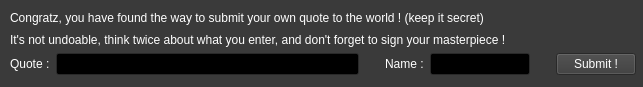
<?xml version="1.0" encoding="UTF-8"?>
<ui version="4.0">
 <class>Form</class>
 <widget class="QWidget" name="Form">
  <property name="geometry">
   <rect>
    <x>0</x>
    <y>0</y>
    <width>643</width>
    <height>87</height>
   </rect>
  </property>
  <property name="palette">
   <palette>
    <active>
     <colorrole role="WindowText">
      <brush brushstyle="SolidPattern">
       <color alpha="255">
        <red>255</red>
        <green>255</green>
        <blue>255</blue>
       </color>
      </brush>
     </colorrole>
     <colorrole role="Button">
      <brush brushstyle="SolidPattern">
       <color alpha="255">
        <red>58</red>
        <green>58</green>
        <blue>58</blue>
       </color>
      </brush>
     </colorrole>
     <colorrole role="Light">
      <brush brushstyle="SolidPattern">
       <color alpha="255">
        <red>87</red>
        <green>87</green>
        <blue>87</blue>
       </color>
      </brush>
     </colorrole>
     <colorrole role="Midlight">
      <brush brushstyle="SolidPattern">
       <color alpha="255">
        <red>72</red>
        <green>72</green>
        <blue>72</blue>
       </color>
      </brush>
     </colorrole>
     <colorrole role="Dark">
      <brush brushstyle="SolidPattern">
       <color alpha="255">
        <red>29</red>
        <green>29</green>
        <blue>29</blue>
       </color>
      </brush>
     </colorrole>
     <colorrole role="Mid">
      <brush brushstyle="SolidPattern">
       <color alpha="255">
        <red>38</red>
        <green>38</green>
        <blue>38</blue>
       </color>
      </brush>
     </colorrole>
     <colorrole role="Text">
      <brush brushstyle="SolidPattern">
       <color alpha="255">
        <red>255</red>
        <green>255</green>
        <blue>255</blue>
       </color>
      </brush>
     </colorrole>
     <colorrole role="BrightText">
      <brush brushstyle="SolidPattern">
       <color alpha="255">
        <red>255</red>
        <green>255</green>
        <blue>255</blue>
       </color>
      </brush>
     </colorrole>
     <colorrole role="ButtonText">
      <brush brushstyle="SolidPattern">
       <color alpha="255">
        <red>255</red>
        <green>255</green>
        <blue>255</blue>
       </color>
      </brush>
     </colorrole>
     <colorrole role="Base">
      <brush brushstyle="SolidPattern">
       <color alpha="255">
        <red>0</red>
        <green>0</green>
        <blue>0</blue>
       </color>
      </brush>
     </colorrole>
     <colorrole role="Window">
      <brush brushstyle="SolidPattern">
       <color alpha="255">
        <red>58</red>
        <green>58</green>
        <blue>58</blue>
       </color>
      </brush>
     </colorrole>
     <colorrole role="Shadow">
      <brush brushstyle="SolidPattern">
       <color alpha="255">
        <red>0</red>
        <green>0</green>
        <blue>0</blue>
       </color>
      </brush>
     </colorrole>
     <colorrole role="AlternateBase">
      <brush brushstyle="SolidPattern">
       <color alpha="255">
        <red>29</red>
        <green>29</green>
        <blue>29</blue>
       </color>
      </brush>
     </colorrole>
     <colorrole role="ToolTipBase">
      <brush brushstyle="SolidPattern">
       <color alpha="255">
        <red>255</red>
        <green>255</green>
        <blue>220</blue>
       </color>
      </brush>
     </colorrole>
     <colorrole role="ToolTipText">
      <brush brushstyle="SolidPattern">
       <color alpha="255">
        <red>0</red>
        <green>0</green>
        <blue>0</blue>
       </color>
      </brush>
     </colorrole>
    </active>
    <inactive>
     <colorrole role="WindowText">
      <brush brushstyle="SolidPattern">
       <color alpha="255">
        <red>255</red>
        <green>255</green>
        <blue>255</blue>
       </color>
      </brush>
     </colorrole>
     <colorrole role="Button">
      <brush brushstyle="SolidPattern">
       <color alpha="255">
        <red>58</red>
        <green>58</green>
        <blue>58</blue>
       </color>
      </brush>
     </colorrole>
     <colorrole role="Light">
      <brush brushstyle="SolidPattern">
       <color alpha="255">
        <red>87</red>
        <green>87</green>
        <blue>87</blue>
       </color>
      </brush>
     </colorrole>
     <colorrole role="Midlight">
      <brush brushstyle="SolidPattern">
       <color alpha="255">
        <red>72</red>
        <green>72</green>
        <blue>72</blue>
       </color>
      </brush>
     </colorrole>
     <colorrole role="Dark">
      <brush brushstyle="SolidPattern">
       <color alpha="255">
        <red>29</red>
        <green>29</green>
        <blue>29</blue>
       </color>
      </brush>
     </colorrole>
     <colorrole role="Mid">
      <brush brushstyle="SolidPattern">
       <color alpha="255">
        <red>38</red>
        <green>38</green>
        <blue>38</blue>
       </color>
      </brush>
     </colorrole>
     <colorrole role="Text">
      <brush brushstyle="SolidPattern">
       <color alpha="255">
        <red>255</red>
        <green>255</green>
        <blue>255</blue>
       </color>
      </brush>
     </colorrole>
     <colorrole role="BrightText">
      <brush brushstyle="SolidPattern">
       <color alpha="255">
        <red>255</red>
        <green>255</green>
        <blue>255</blue>
       </color>
      </brush>
     </colorrole>
     <colorrole role="ButtonText">
      <brush brushstyle="SolidPattern">
       <color alpha="255">
        <red>255</red>
        <green>255</green>
        <blue>255</blue>
       </color>
      </brush>
     </colorrole>
     <colorrole role="Base">
      <brush brushstyle="SolidPattern">
       <color alpha="255">
        <red>0</red>
        <green>0</green>
        <blue>0</blue>
       </color>
      </brush>
     </colorrole>
     <colorrole role="Window">
      <brush brushstyle="SolidPattern">
       <color alpha="255">
        <red>58</red>
        <green>58</green>
        <blue>58</blue>
       </color>
      </brush>
     </colorrole>
     <colorrole role="Shadow">
      <brush brushstyle="SolidPattern">
       <color alpha="255">
        <red>0</red>
        <green>0</green>
        <blue>0</blue>
       </color>
      </brush>
     </colorrole>
     <colorrole role="AlternateBase">
      <brush brushstyle="SolidPattern">
       <color alpha="255">
        <red>29</red>
        <green>29</green>
        <blue>29</blue>
       </color>
      </brush>
     </colorrole>
     <colorrole role="ToolTipBase">
      <brush brushstyle="SolidPattern">
       <color alpha="255">
        <red>255</red>
        <green>255</green>
        <blue>220</blue>
       </color>
      </brush>
     </colorrole>
     <colorrole role="ToolTipText">
      <brush brushstyle="SolidPattern">
       <color alpha="255">
        <red>0</red>
        <green>0</green>
        <blue>0</blue>
       </color>
      </brush>
     </colorrole>
    </inactive>
    <disabled>
     <colorrole role="WindowText">
      <brush brushstyle="SolidPattern">
       <color alpha="255">
        <red>29</red>
        <green>29</green>
        <blue>29</blue>
       </color>
      </brush>
     </colorrole>
     <colorrole role="Button">
      <brush brushstyle="SolidPattern">
       <color alpha="255">
        <red>58</red>
        <green>58</green>
        <blue>58</blue>
       </color>
      </brush>
     </colorrole>
     <colorrole role="Light">
      <brush brushstyle="SolidPattern">
       <color alpha="255">
        <red>87</red>
        <green>87</green>
        <blue>87</blue>
       </color>
      </brush>
     </colorrole>
     <colorrole role="Midlight">
      <brush brushstyle="SolidPattern">
       <color alpha="255">
        <red>72</red>
        <green>72</green>
        <blue>72</blue>
       </color>
      </brush>
     </colorrole>
     <colorrole role="Dark">
      <brush brushstyle="SolidPattern">
       <color alpha="255">
        <red>29</red>
        <green>29</green>
        <blue>29</blue>
       </color>
      </brush>
     </colorrole>
     <colorrole role="Mid">
      <brush brushstyle="SolidPattern">
       <color alpha="255">
        <red>38</red>
        <green>38</green>
        <blue>38</blue>
       </color>
      </brush>
     </colorrole>
     <colorrole role="Text">
      <brush brushstyle="SolidPattern">
       <color alpha="255">
        <red>29</red>
        <green>29</green>
        <blue>29</blue>
       </color>
      </brush>
     </colorrole>
     <colorrole role="BrightText">
      <brush brushstyle="SolidPattern">
       <color alpha="255">
        <red>255</red>
        <green>255</green>
        <blue>255</blue>
       </color>
      </brush>
     </colorrole>
     <colorrole role="ButtonText">
      <brush brushstyle="SolidPattern">
       <color alpha="255">
        <red>29</red>
        <green>29</green>
        <blue>29</blue>
       </color>
      </brush>
     </colorrole>
     <colorrole role="Base">
      <brush brushstyle="SolidPattern">
       <color alpha="255">
        <red>58</red>
        <green>58</green>
        <blue>58</blue>
       </color>
      </brush>
     </colorrole>
     <colorrole role="Window">
      <brush brushstyle="SolidPattern">
       <color alpha="255">
        <red>58</red>
        <green>58</green>
        <blue>58</blue>
       </color>
      </brush>
     </colorrole>
     <colorrole role="Shadow">
      <brush brushstyle="SolidPattern">
       <color alpha="255">
        <red>0</red>
        <green>0</green>
        <blue>0</blue>
       </color>
      </brush>
     </colorrole>
     <colorrole role="AlternateBase">
      <brush brushstyle="SolidPattern">
       <color alpha="255">
        <red>58</red>
        <green>58</green>
        <blue>58</blue>
       </color>
      </brush>
     </colorrole>
     <colorrole role="ToolTipBase">
      <brush brushstyle="SolidPattern">
       <color alpha="255">
        <red>255</red>
        <green>255</green>
        <blue>220</blue>
       </color>
      </brush>
     </colorrole>
     <colorrole role="ToolTipText">
      <brush brushstyle="SolidPattern">
       <color alpha="255">
        <red>0</red>
        <green>0</green>
        <blue>0</blue>
       </color>
      </brush>
     </colorrole>
    </disabled>
   </palette>
  </property>
  <property name="windowTitle">
   <string>Form</string>
  </property>
  <widget class="QWidget" name="">
   <property name="geometry">
    <rect>
     <x>10</x>
     <y>10</y>
     <width>626</width>
     <height>65</height>
    </rect>
   </property>
   <layout class="QVBoxLayout" name="verticalLayout">
    <item>
     <widget class="QLabel" name="label_3">
      <property name="text">
       <string>Congratz, you have found the way to submit your own quote to the world ! (keep it secret)</string>
      </property>
     </widget>
    </item>
    <item>
     <widget class="QLabel" name="label_4">
      <property name="text">
       <string>It's not undoable, think twice about what you enter, and don't forget to sign your masterpiece !</string>
      </property>
     </widget>
    </item>
    <item>
     <layout class="QHBoxLayout" name="horizontalLayout">
      <item>
       <widget class="QLabel" name="label">
        <property name="text">
         <string>Quote :</string>
        </property>
       </widget>
      </item>
      <item>
       <widget class="QLineEdit" name="quote_label">
        <property name="minimumSize">
         <size>
          <width>300</width>
          <height>0</height>
         </size>
        </property>
       </widget>
      </item>
      <item>
       <spacer name="horizontalSpacer">
        <property name="orientation">
         <enum>Qt::Horizontal</enum>
        </property>
        <property name="sizeType">
         <enum>QSizePolicy::Fixed</enum>
        </property>
        <property name="sizeHint" stdset="0">
         <size>
          <width>20</width>
          <height>20</height>
         </size>
        </property>
       </spacer>
      </item>
      <item>
       <widget class="QLabel" name="label_2">
        <property name="text">
         <string>Name :</string>
        </property>
       </widget>
      </item>
      <item>
       <widget class="QLineEdit" name="name_label">
        <property name="minimumSize">
         <size>
          <width>100</width>
          <height>0</height>
         </size>
        </property>
        <property name="maximumSize">
         <size>
          <width>100</width>
          <height>16777215</height>
         </size>
        </property>
       </widget>
      </item>
      <item>
       <spacer name="horizontalSpacer_2">
        <property name="orientation">
         <enum>Qt::Horizontal</enum>
        </property>
        <property name="sizeType">
         <enum>QSizePolicy::Fixed</enum>
        </property>
        <property name="sizeHint" stdset="0">
         <size>
          <width>20</width>
          <height>20</height>
         </size>
        </property>
       </spacer>
      </item>
      <item>
       <widget class="QPushButton" name="summit_btn">
        <property name="text">
         <string>Submit !</string>
        </property>
       </widget>
      </item>
     </layout>
    </item>
   </layout>
  </widget>
 </widget>
 <resources/>
 <connections/>
</ui>
